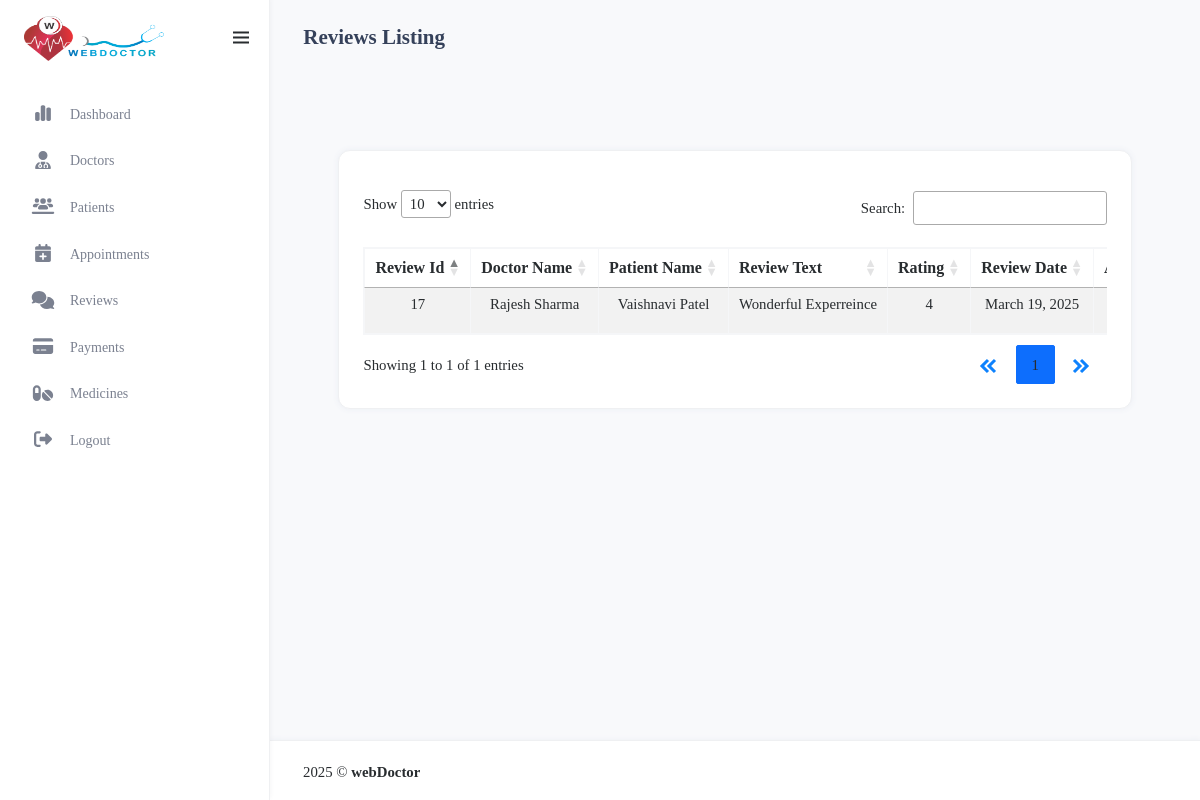
The page /admin_manage_review/ on the database as committed earlier.
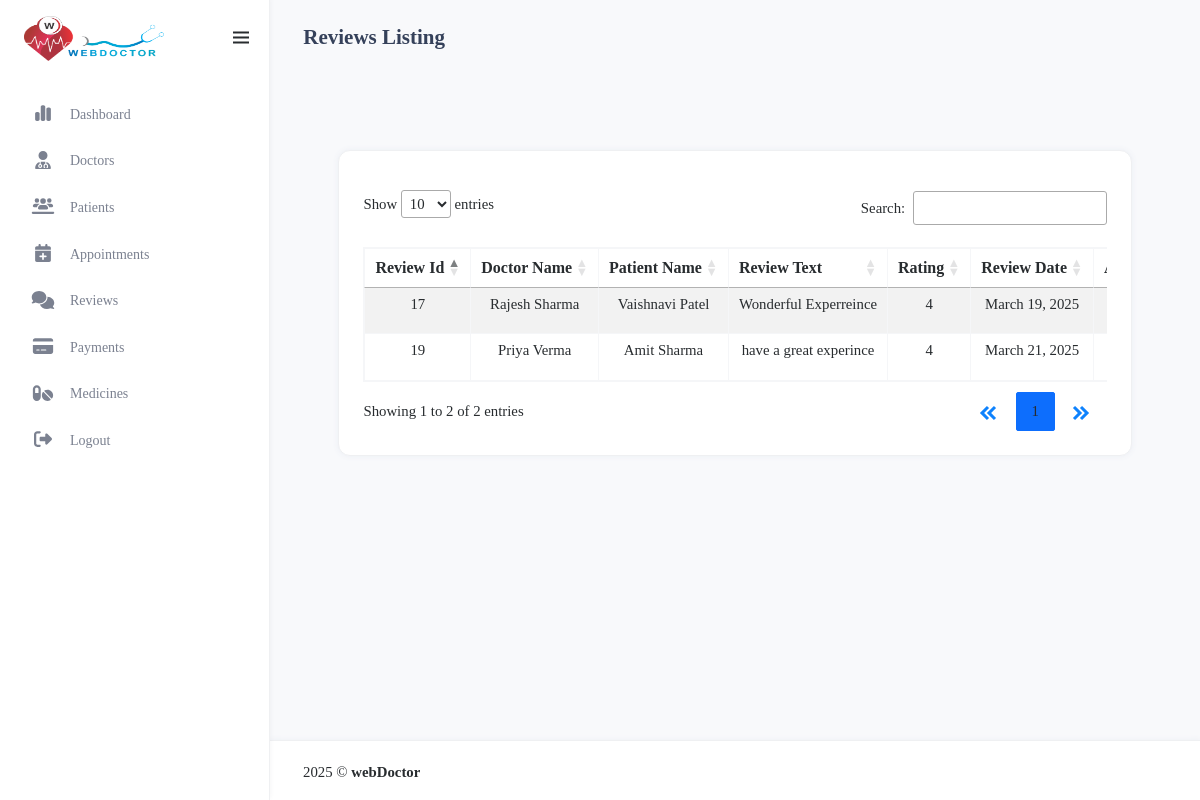
The same page on the database as committed later.
### myapp/models.py (models this page shows, shortened)
class review(models.Model):
      patient_id=models.ForeignKey(patientRegister,on_delete=models.CASCADE)
      doctor_id=models.ForeignKey(doctorRegister,on_delete=models.CASCADE)
      appointment_id=models.ForeignKey(appointment,on_delete=models.CASCADE)
      rating=models.IntegerField(blank=True, null=True, validators=[MinValueValidator(1), MaxValueValidator(5)])
      review_text=models.TextField(blank=True, null=True)
      review_date=models.DateField()

class doctorRegister(models.Model):
    GENDER_CHOICES = [
        ('M', 'Male'),
        ('F', 'Female'),
        ('O', 'Other'),
    ]
    name = models.CharField(max_length=100)
    email = models.EmailField(unique=True)
    phno = models.BigIntegerField(unique=True)
    password = models.CharField(max_length=100)
    profile_img = models.ImageField(upload_to='profile_pics/', null=True, blank=True)
    qualification = models.CharField(max_length=100,blank=True, null=True)
    specialization = models.CharField(max_length=100,blank=True, null=True)
    experience = models.IntegerField(blank=True, null=True)
    address = models.TextField(blank=True, null=True)
    city = models.CharField(max_length=50,blank=True, null=True)
    state = models.CharField(max_length=50,blank=True, null=True)
    clinic_name = models.CharField(max_length=255)
    clinic_address = models.TextField()
    gender = models.CharField(max_length=5, choices=GENDER_CHOICES)
    mci_no = models.CharField(max_length=10,blank=True, null=True)
    fee = models.BigIntegerField(null=True)
    about_me=models.TextField(null=True)
    is_approved = models.BooleanField(default=False)
    is_rejected = models.BooleanField(default=False)
    is_available = models.BooleanField(default=False)  # Doctor is available for emergency

class patientRegister(models.Model):
      BLOOD_GROUP_CHOICES = [
        ('A+', 'A+'), ('A-', 'A-'), ('B+', 'B+'), ('B-', 'B-'),
        ('O+', 'O+'), ('O-', 'O-'), ('AB+', 'AB+'), ('AB-', 'AB-')
      ]
      name = models.CharField(max_length=100)
      email = models.EmailField(unique=True)
      phno = models.BigIntegerField(unique=True)
      password = models.CharField(max_length=255)
      profile_img = models.ImageField(upload_to='profile_pics/', null=True, blank=True)
      dob=models.DateField(null=True)
      age = models.PositiveIntegerField(null=True)  # Age field
      weight = models.DecimalField(null=True,max_digits=5,decimal_places=2)#Weight field
      height = models.DecimalField(null=True,max_digits=5, decimal_places=2)
      address = models.TextField()  # Full address
      city = models.CharField(max_length=50)
      state = models.CharField(max_length=50)
      blood_group = models.CharField(max_length=3, choices=BLOOD_GROUP_CHOICES)  # Dropdown selection

### myapp/views.py (the view)
# urls.py: path('admin_manage_review/',views.admin_manage_review,name='admin_manage_review'),
def admin_manage_review(request):
        all_review=review.objects.all
        return render(request, 'admin-manage-review.html',{'all':all_review})

### myapp/templates/admin-manage-review.html (shortened to what the changed rows need)
{% load static %}
<html lang="en" style="transform: none" class="fontawesome-i2svg-active fontawesome-i2svg-complete">
<head>
    <link href="{%static 'assets/admin_libs/jsvectormap/css/jsvectormap.min.css'%}" rel="stylesheet" type="text/css" />
    <link href="{%static 'assets/admin_css/bootstrap.min.css' %}" id="bootstrap-style" rel="stylesheet" type="text/css" />
     <link href="{%static 'assets/admin_css/app.min.css' %}" id="app-style" rel="stylesheet" type="text/css" />
   <link
   rel="stylesheet"
   href="https://cdnjs.cloudflare.com/ajax/libs/jquery-confirm/3.3.2/jquery-confirm.min.css"
 />
    <link href="{%static 'assets/admin_css/icons.min.css' %}" rel="stylesheet" type="text/css" />
    <link rel="stylesheet" href="https://cdnjs.cloudflare.com/ajax/libs/boxicons/2.1.4/css/boxicons.min.css" />
    <link rel="stylesheet" href="https://cdnjs.cloudflare.com/ajax/libs/jquery-confirm/3.3.2/jquery-confirm.min.css">
    <link rel="stylesheet" type="text/css" href="https://cdn.datatables.net/1.13.6/css/dataTables.bootstrap5.min.css"/>
    <link rel="stylesheet" type="text/css" href="https://cdn.datatables.net/responsive/2.5.0/css/responsive.bootstrap5.min.css"/>
    <link rel="stylesheet" href="https://cdnjs.cloudflare.com/ajax/libs/font-awesome/6.4.0/css/all.min.css">
</head>
<body>
    <div id="layout-wrapper">
        <div class="main-content">
          <div class="page-content">
              <div class="container-fluid mt-3">
      <div class="content">
        <div class="container-fluid">
          <div class="row">
            <div class="col-md-12">
              <div class="card card-table flex-fill">
                <div class="card-body">
                  <div class="table-responsive table-hover">
                    <table
                      id="reviewTable"
                      class="table table-striped table-info-light table-bordered border-light-subtle dt-responsive table-hover nowrap" style="width:100%;"
                    >
                      <thead>
                        <tr class="fe-text-align-center">
                          <th>Review Id</th>
                          <th>Doctor Name</th>
                          <th>Patient Name</th>
                          <th>Review Text</th>
                          <th>Rating</th>
                          <th>Review Date</th>
                          <th>AppointmentId</th>
                        </tr>
                      </thead>
                      <tbody class="fs-6">
                        {% for review in all %}
                        <tr class="text-center">
                          <td>{{ review.id }}</td>
                          <td>{{ review.doctor_id.name }}</td>
                          <td>{{ review.patient_id.name }}</td>
                          <td>{{ review.review_text }}</td>
                          <td>{{ review.rating }}</td>
                          <td>{{ review.review_date}}</td>
                          <td>{{ review.appointment_id_id }}</td>
                        </tr>
                        {% endfor %}
                      </tbody>
                    </table>
                  </div>
                </div>
              </div>
            </div>
          </div>
        </div>
      </div>
                  </div>
              </div>
          </div>
      </div>
</body>
</html>

Rows that differ between the two databases and show on the page:
added review: id "19", doctor_id.name "Priya Verma", patient_id.name "Amit Sharma", review_text "have a great experince", rating "4", review_date "March 21, 2025"
Other text that changed with them:
text written by a page script: "Show entries Search: Showing 1 to 1 of 1 entries 1" → "Show entries Search: Showing 1 to 2 of 2 entries 1"
